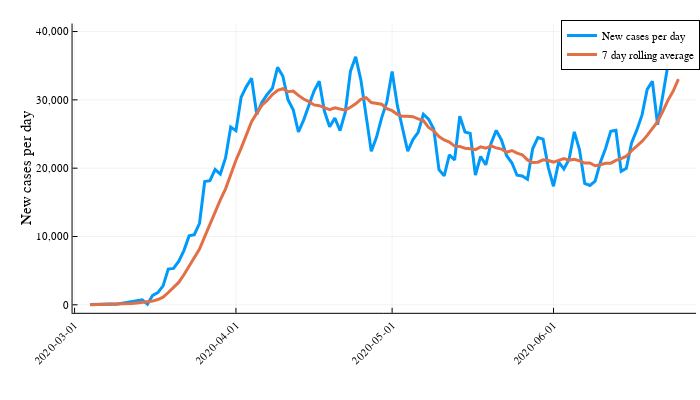

Here is the notebook cell this chart was saved with:
### Code cell
plotActualAnd7DayAvg(confirmedCasesUS, :Value_new, :Value_new_rolling7, "New cases per day")
